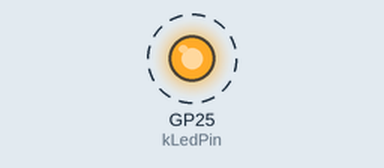
Recording of a program running on a simulated Raspberry Pi Pico. Shown: output pins drawn as LEDs (lit = HIGH). Dashed ring = blinking. What the program prints to the serial monitor is not drawn.

Above: at 0.2 s.
Timing chart, 0 to 3.0 s (numbered marks = the images above):
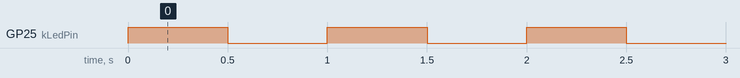

Measured:
- by itself, GP25 (kLedPin): alternates HIGH for 0.50 s and LOW for 0.50 s

The program:

main.cpp
```cpp
// Module 00 — Raspberry Pi Pico (RP2040)
// Blink the onboard LED and print a heartbeat over USB-CDC.

#include <Arduino.h>

namespace {
constexpr uint8_t kLedPin = LED_BUILTIN;  // GPIO 25 on the bare Pico
constexpr uint32_t kHalfPeriodMs = 500;
}  // namespace

void setup() {
    pinMode(kLedPin, OUTPUT);
    Serial.begin(SERIAL_BAUD);
    // USB-CDC on the Pico can take ~1 s to enumerate on the host.
    // Wait for it (with a timeout) so the greeting isn't lost.
    const uint32_t deadline = millis() + 2000;
    while (!Serial && millis() < deadline) {
        delay(10);
    }
    Serial.println("hello, hands-on-robotics");
}

void loop() {
    digitalWrite(kLedPin, HIGH);
    Serial.println("tick");
    delay(kHalfPeriodMs);
    digitalWrite(kLedPin, LOW);
    delay(kHalfPeriodMs);
}
```
